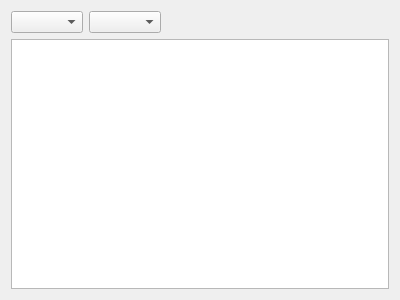
<?xml version="1.0" encoding="UTF-8"?>
<ui version="4.0">
 <class>MaterialsReportForm</class>
 <widget class="QWidget" name="MaterialsReportForm">
  <property name="geometry">
   <rect>
    <x>0</x>
    <y>0</y>
    <width>400</width>
    <height>300</height>
   </rect>
  </property>
  <property name="windowTitle">
   <string>Form</string>
  </property>
  <layout class="QVBoxLayout" name="verticalLayout">
   <item>
    <layout class="QHBoxLayout" name="horizontalLayout">
     <item>
      <widget class="QComboBox" name="materialBox"/>
     </item>
     <item>
      <widget class="QComboBox" name="workBox"/>
     </item>
     <item>
      <spacer name="horizontalSpacer">
       <property name="orientation">
        <enum>Qt::Horizontal</enum>
       </property>
       <property name="sizeHint" stdset="0">
        <size>
         <width>40</width>
         <height>20</height>
        </size>
       </property>
      </spacer>
     </item>
    </layout>
   </item>
   <item>
    <widget class="QTableWidget" name="materialTable"/>
   </item>
  </layout>
 </widget>
 <resources/>
 <connections/>
</ui>
